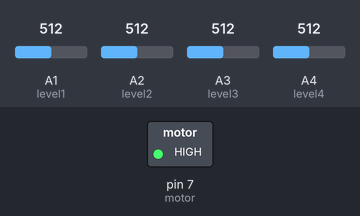
This sketch was run on a simulated Arduino Uno, built with avr-gcc and run on an emulated ATmega328P. On the bench: switched loads named in the sketch (green lamp = pin HIGH). Inputs (shaded band) come from the test bench; at power-on: A4 (level4) = 512, A1 (level1) = 512, A2 (level2) = 512, A3 (level3) = 512. What the sketch prints to the serial monitor is not drawn.

Above: at 1.2 s.
1.3 s: A4 (level4) set to 56
2.8 s: A4 (level4) set to 44
Timing chart, 0 to 5.8 s (numbered marks = the images above; inputs shaded):
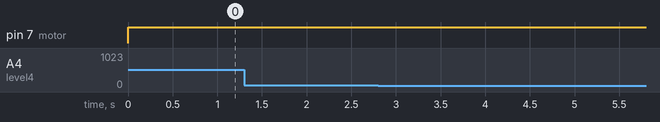

Measured:
- after the input at 1.3 s, every drawn part: stays the same
- after the input at 2.8 s, every drawn part: stays the same

The sketch:

sketch_may24a.ino
```cpp
//Use arduino UNO or Arduino NANO.
int level1=A1;
int level2=A2;
int level3=A3;
int level4=A4;
//int level5=A5;
int motor=7;
int a;
int b;
int c;
int d;
int e;
int r; //Water Pump status flag
int m=0; //water Pump flag
int z=50; // Adjust this value from 100 to 1023 if your circuit do not show correct value.


//LiquidCrystal lcd(12, 11, 5, 4, 3, 2);
void setup()
{
pinMode(level1,INPUT);
pinMode(level2,INPUT);
pinMode(level3,INPUT);
pinMode(level4,INPUT);
//pinMode(level5,INPUT);
pinMode(motor,OUTPUT);
Serial.begin(9600);

//lcd.begin(20, 4); // if you are using 16x2 line LCD, then replace these values and also adjust all LCD text for 1st and 2nd line in the loop below.
}

void loop()
{

r=digitalRead(motor);
a=analogRead(level1);
b=analogRead(level2);
c=analogRead(level3);
d=analogRead(level4);
//e=analogRead(level5);

Serial.println("a:  ");
Serial.print(a);

Serial.println("b:  ");
Serial.print(b);

Serial.println("c:  ");
Serial.print(c);

Serial.println("d:  ");
Serial.print(d);
//
//Serial.println("e:  ");
//Serial.print(e);

//lcd.clear();
//lcd.setCursor(2,0);
//lcd.print("Easy HM Projects");
//lcd.setCursor(0,1);
//lcd.print("Water Level Monitor.");

if(a>z && b>z && c>z && d>z)
{
  digitalWrite(motor, HIGH);
}
else
{
  if(a>z && b>z && c>z && d<z)
  {
     Serial.println("75 Full.");
  }
  else
  {
    if(a>z && b>z && c<z && d<z)
    {
      Serial.println("50 Full.");
    }
    else
    {
      if(a>z && b<z && c<z && d<z)
      {
          Serial.println("25 Full.");
      }
      else
      {
          if(a<z && b<z && c<z && d<z)
          {
            Serial.print("Empty");
            digitalWrite(motor, LOW);
          }
      }
    }
  }
}
Serial.println(motor);


}
```
